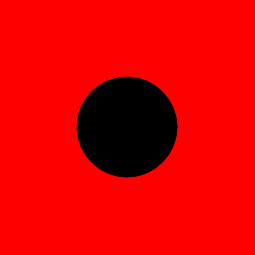
Frame 1 (no input)
Frame 60 (no input): identical to frame 1, image omitted
Frame 120 (the mouse pressed at the canvas centre since frame 60): identical to frame 1, image omitted

The p5.js sketch that drew this single still picture (run headless with seeded random() and noise() and a simulated clock; from frame 60 on, the mouse is pressed at the canvas centre):

// p5.js sketch
// ── sketch.js
function setup() {
    createCanvas(255,255);
}

function draw() {
    background('red');
    fill('black');
    ellipse(127,127,100,100);
}
